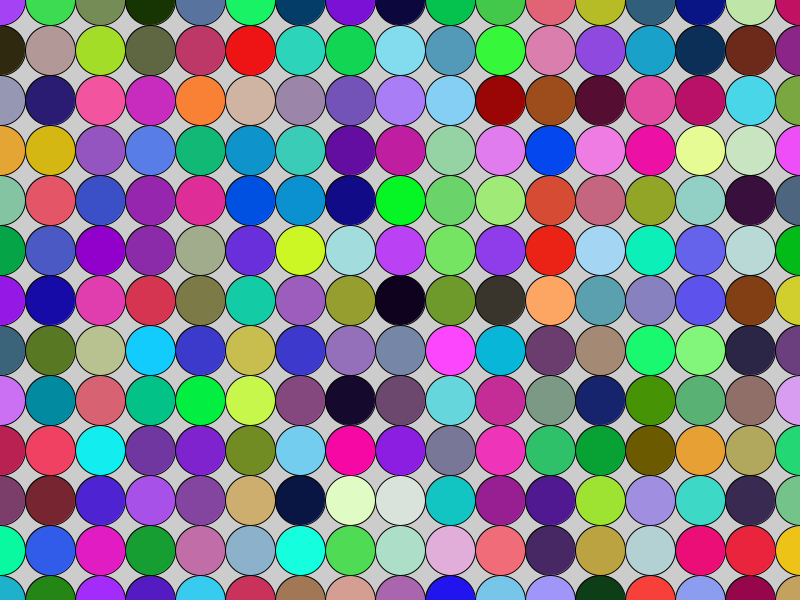
Frame 1 (no input)
Frame 60 (the mouse pressed at the canvas centre just before this capture): identical to frame 1, image omitted
Frame 120 (the mouse held since frame 60 and released just before this capture): identical to frame 1, image omitted

The Processing sketch that drew this single still picture (run headless with seeded random() and noise(); from frame 60 on, the mouse is pressed at the canvas centre):

// Processing sketch: cp6
// ── cp6.pde
int x = 0;
int y = 0;

void setup(){
  size(800, 600);
}

void draw(){
  
  while(y <= height){
    while(x <= width){
      fill(random(256), random(256), random(256));
      ellipse(x, y, 50, 50);
      x = x + 50;
    }
    y = y + 50;
    x = 0;
  }  
}
